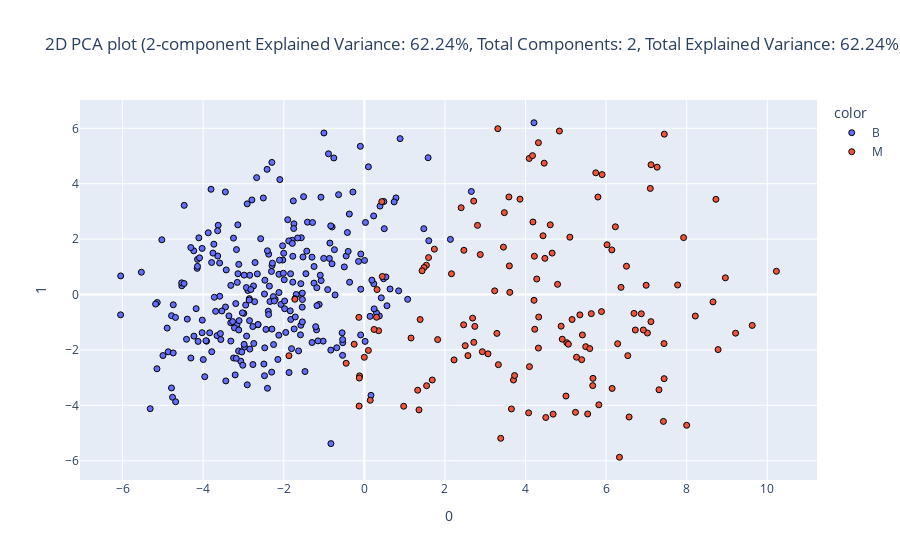

The notebook cell saved with this chart:
### Code cell
_, pca2d_train_df, _, pca2d_test_df = eda.dimensionality_reduction(train_df, test_df, identifier=id_features, categorical=categorical_features, continuous=continuous_features, target="Diagnosis", method="pca", plot_type="2d", components=2)

### Figure 1 — Plotly figure (JSON) as saved in the notebook; plotly's stock layout.template omitted (floating-point values rounded to 4 significant figures; data arrays with more than 128 entries replaced by an {"elided": "..."} marker saying what was removed)
{"data": [{"hovertemplate": "color=B<br>0=%{x}<br>1=%{y}<extra></extra>", "legendgroup": "B", "marker": {"color": "#636efa", "line": {"color": "Black", "width": 1}, "opacity": 1, "symbol": "circle"}, "mode": "markers", "name": "B", "orientation": "v", "showlegend": true, "type": "scatter", "x": {"elided": "269 float values"}, "xaxis": "x", "y": {"elided": "269 float values"}, "yaxis": "y"}, {"hovertemplate": "color=M<br>0=%{x}<br>1=%{y}<extra></extra>", "legendgroup": "M", "marker": {"color": "#EF553B", "line": {"color": "Black", "width": 1}, "opacity": 1, "symbol": "circle"}, "mode": "markers", "name": "M", "orientation": "v", "showlegend": true, "type": "scatter", "x": {"elided": "139 float values"}, "xaxis": "x", "y": {"elided": "139 float values"}, "yaxis": "y"}], "layout": {"legend": {"title": {"text": "color"}, "tracegroupgap": 0}, "title": {"text": "2D PCA plot (2-component Explained Variance: 62.24%, Total Components: 2, Total Explained Variance: 62.24%)"}, "xaxis": {"anchor": "y", "domain": [0, 1], "title": {"text": "0"}}, "yaxis": {"anchor": "x", "domain": [0, 1], "title": {"text": "1"}}}}
